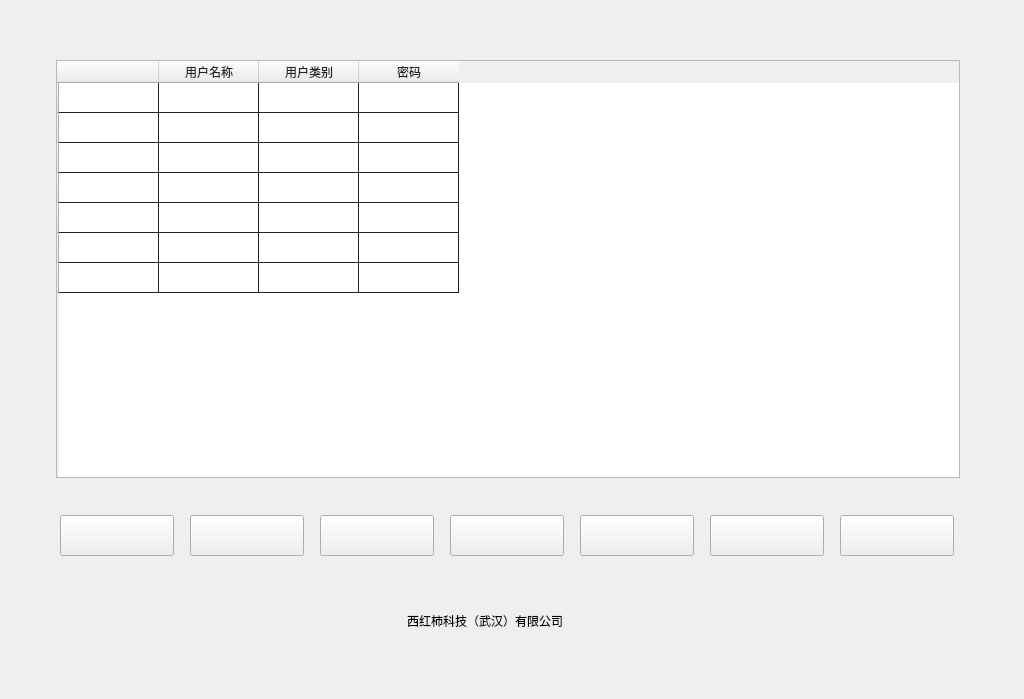
<?xml version="1.0" encoding="UTF-8"?>
<ui version="4.0">
 <class>TabUserManage</class>
 <widget class="QWidget" name="TabUserManage">
  <property name="geometry">
   <rect>
    <x>0</x>
    <y>0</y>
    <width>1024</width>
    <height>699</height>
   </rect>
  </property>
  <property name="windowTitle">
   <string>TabUserManage</string>
  </property>
  <widget class="QTableWidget" name="usertableWidget">
   <property name="geometry">
    <rect>
     <x>56</x>
     <y>60</y>
     <width>904</width>
     <height>418</height>
    </rect>
   </property>
   <property name="styleSheet">
    <string notr="true">font: 12pt &quot;Microsoft YaHei UI&quot;;
color:#212222;
gridline-color:#212222;

</string>
   </property>
   <row>
    <property name="text">
     <string/>
    </property>
   </row>
   <row>
    <property name="text">
     <string/>
    </property>
   </row>
   <row>
    <property name="text">
     <string/>
    </property>
   </row>
   <row>
    <property name="text">
     <string/>
    </property>
   </row>
   <row>
    <property name="text">
     <string/>
    </property>
   </row>
   <row>
    <property name="text">
     <string/>
    </property>
   </row>
   <row>
    <property name="text">
     <string/>
    </property>
   </row>
   <column>
    <property name="text">
     <string/>
    </property>
    <property name="font">
     <font>
      <underline>false</underline>
     </font>
    </property>
   </column>
   <column>
    <property name="text">
     <string>用户名称</string>
    </property>
   </column>
   <column>
    <property name="text">
     <string>用户类别</string>
    </property>
   </column>
   <column>
    <property name="text">
     <string>密码</string>
    </property>
   </column>
  </widget>
  <widget class="QPushButton" name="userdeleteBtn">
   <property name="geometry">
    <rect>
     <x>710</x>
     <y>515</y>
     <width>114</width>
     <height>41</height>
    </rect>
   </property>
   <property name="styleSheet">
    <string notr="true">QPushButton{
		border-image: url(:/userManage/image/userManage/btn_delete_normal_blue.png);
}

QPushButton:hover{
	border-image: url(:/userManage/image/userManage/btn_delete_press_blue.png);
}


QPushButton:disabled{
	border-image: url(:/userManage/image/userManage/btn_delete_down.png);
}
</string>
   </property>
   <property name="text">
    <string/>
   </property>
  </widget>
  <widget class="QPushButton" name="userpreviousBtn">
   <property name="geometry">
    <rect>
     <x>190</x>
     <y>515</y>
     <width>114</width>
     <height>41</height>
    </rect>
   </property>
   <property name="styleSheet">
    <string notr="true">QPushButton{
	border-image: url(:/userManage/image/userManage/btn_prpage_normal.png);
}

QPushButton:hover{
	border-image: url(:/userManage/image/userManage/btn_prpage_press.png);
}


QPushButton:disabled{
	border-image: url(:/userManage/image/userManage/btn_prpage_down.png);
}
</string>
   </property>
   <property name="text">
    <string/>
   </property>
  </widget>
  <widget class="QPushButton" name="userlastBtn">
   <property name="geometry">
    <rect>
     <x>450</x>
     <y>515</y>
     <width>114</width>
     <height>41</height>
    </rect>
   </property>
   <property name="styleSheet">
    <string notr="true">QPushButton{
		border-image: url(:/userManage/image/userManage/btn_lastpage.normal.png);
}

QPushButton:hover{
	border-image: url(:/userManage/image/userManage/btn_lastpage_press.png);
}


QPushButton:disabled{
	border-image: url(:/userManage/image/userManage/btn_lastpage_down.png);
}
</string>
   </property>
   <property name="text">
    <string/>
   </property>
  </widget>
  <widget class="QPushButton" name="userreviseBtn">
   <property name="geometry">
    <rect>
     <x>840</x>
     <y>515</y>
     <width>114</width>
     <height>41</height>
    </rect>
   </property>
   <property name="styleSheet">
    <string notr="true">QPushButton{
		border-image: url(:/userManage/image/userManage/btn_alter_normal.png);
}

QPushButton:hover{
	border-image: url(:/userManage/image/userManage/btn_alter_press.png);
}


QPushButton:disabled{
	border-image: url(:/userManage/image/userManage/btn_alter_down.png);
}
	</string>
   </property>
   <property name="text">
    <string/>
   </property>
  </widget>
  <widget class="QPushButton" name="useraddBtn">
   <property name="geometry">
    <rect>
     <x>580</x>
     <y>515</y>
     <width>114</width>
     <height>41</height>
    </rect>
   </property>
   <property name="styleSheet">
    <string notr="true">QPushButton{
		border-image: url(:/userManage/image/userManage/btn_add_normal.png);
}

QPushButton:hover{
	border-image: url(:/userManage/image/userManage/btn_add_press.png);
}


QPushButton:disabled{
	border-image: url(:/userManage/image/userManage/btn_add_down.png);
}
</string>
   </property>
   <property name="text">
    <string/>
   </property>
  </widget>
  <widget class="QPushButton" name="usernextBtn">
   <property name="geometry">
    <rect>
     <x>320</x>
     <y>515</y>
     <width>114</width>
     <height>41</height>
    </rect>
   </property>
   <property name="styleSheet">
    <string notr="true">QPushButton{
	border-image: url(:/userManage/image/userManage/btn_nextpage_normal.png);
}

QPushButton:hover{
	border-image: url(:/userManage/image/userManage/btn_nextpage_press.png);
}


QPushButton:disabled{
	border-image: url(:/userManage/image/userManage/btn_nextpage_down.png);
}
</string>
   </property>
   <property name="text">
    <string/>
   </property>
  </widget>
  <widget class="QPushButton" name="userfirstBtn">
   <property name="geometry">
    <rect>
     <x>60</x>
     <y>515</y>
     <width>114</width>
     <height>41</height>
    </rect>
   </property>
   <property name="styleSheet">
    <string notr="true">QPushButton{
	border-image: url(:/userManage/image/userManage/btn_firstpage_normal.png);
}

QPushButton:hover{
    border-image: url(:/userManage/image/userManage/btn_firstpage_press.png);
}


QPushButton:disabled{
   border-image: url(:/userManage/image/userManage/btn_firstpage_down.png);
}

</string>
   </property>
   <property name="text">
    <string/>
   </property>
  </widget>
  <widget class="QLabel" name="label">
   <property name="geometry">
    <rect>
     <x>407</x>
     <y>605</y>
     <width>210</width>
     <height>31</height>
    </rect>
   </property>
   <property name="styleSheet">
    <string notr="true">font: 12pt &quot;Microsoft YaHei UI&quot;;
color: rgb(0, 0, 0);</string>
   </property>
   <property name="text">
    <string>西红柿科技（武汉）有限公司</string>
   </property>
  </widget>
 </widget>
 <layoutdefault spacing="6" margin="11"/>
 <tabstops>
  <tabstop>userfirstBtn</tabstop>
  <tabstop>userpreviousBtn</tabstop>
  <tabstop>usernextBtn</tabstop>
  <tabstop>userlastBtn</tabstop>
  <tabstop>useraddBtn</tabstop>
  <tabstop>userdeleteBtn</tabstop>
  <tabstop>userreviseBtn</tabstop>
  <tabstop>usertableWidget</tabstop>
 </tabstops>
 <resources>
  <include location="littlesun.qrc"/>
 </resources>
 <connections/>
</ui>
